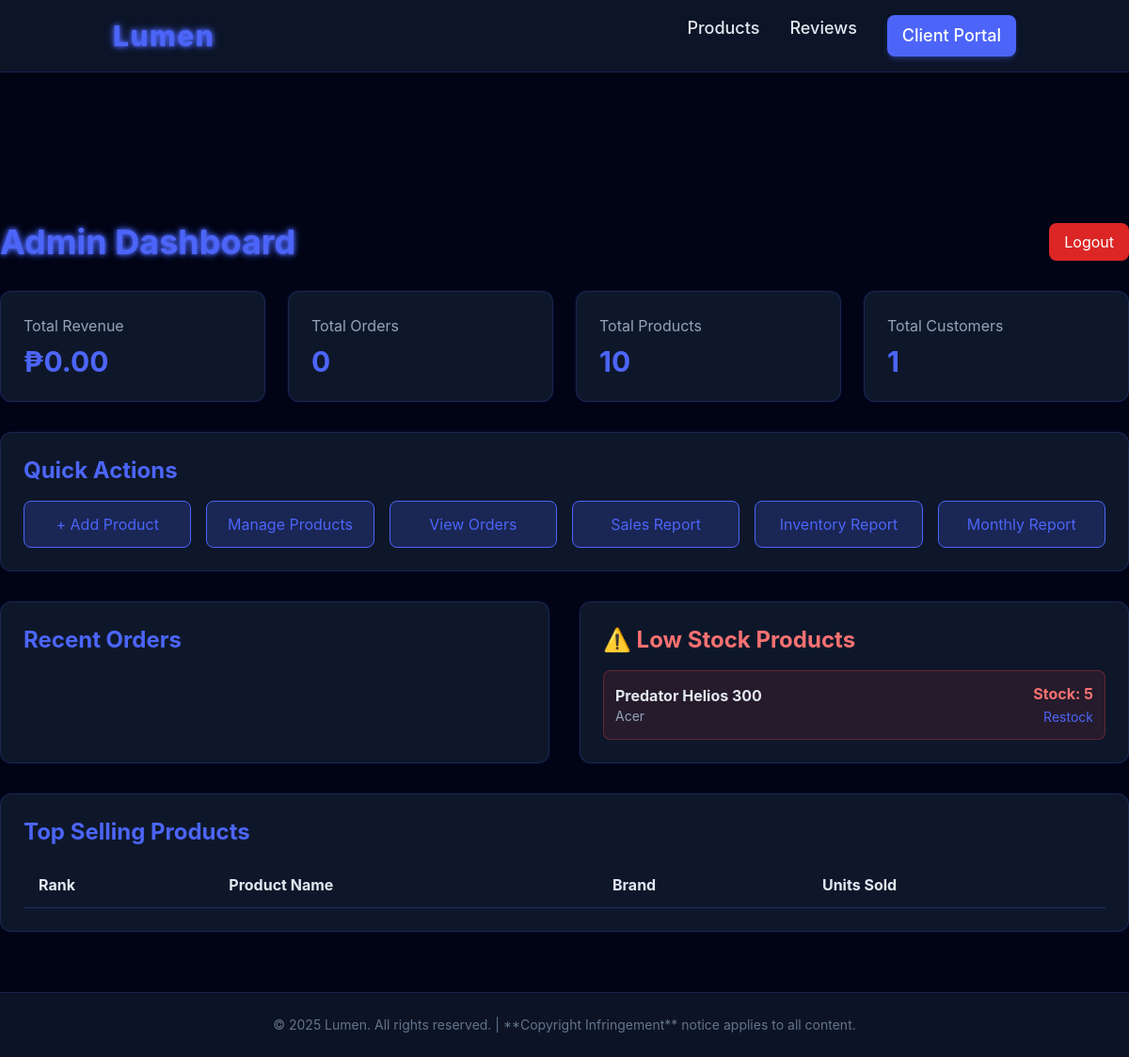
Page /admin/dashboard.php (signed in) on the committed database.
### tables this page shows
CREATE TABLE products (
    product_id INT PRIMARY KEY AUTO_INCREMENT,
    name VARCHAR(200) NOT NULL,
    brand VARCHAR(100) NOT NULL,
    price DECIMAL(10, 2) NOT NULL,
    description TEXT,
    cpu VARCHAR(100),
    ram VARCHAR(50),
    storage VARCHAR(50),
    screen_size VARCHAR(20),
    stock INT DEFAULT 0,
    image_url VARCHAR(500),
    is_active TINYINT(1) DEFAULT 1,
    created_at TIMESTAMP DEFAULT CURRENT_TIMESTAMP
);

### config.php (called while the page is built, shortened)
<?php
function formatCurrency($amount) {
    return '₱' . number_format($amount, 2);
}
?>

### admin/dashboard.php (the view, shortened to what this page needs)
<?php
require_once '../config.php';
$conn = getConnection();
$total_products = $conn->query("SELECT COUNT(*) as count FROM products WHERE is_active = 1")->fetch_assoc()['count'];
$total_orders = $conn->query("SELECT COUNT(*) as count FROM orders")->fetch_assoc()['count'];
$total_customers = $conn->query("SELECT COUNT(*) as count FROM users WHERE is_admin = 0")->fetch_assoc()['count'];
$total_revenue = $conn->query("SELECT SUM(total_amount) as total FROM orders WHERE status != 'Cancelled'")->fetch_assoc()['total'] ?? 0;
$low_stock = $conn->query("SELECT * FROM products WHERE stock <= 5 AND is_active = 1 ORDER BY stock ASC LIMIT 5");
include '../header.php';
?>
<section class="py-16">
    <div class="max-w-7xl mx-auto">
        <div class="flex justify-between items-center mb-8">
            <h1 class="text-4xl font-bold logo-glow">Admin Dashboard</h1>
            <a href="/lumen/user/logout.php" class="px-4 py-2 bg-red-600 text-white rounded-lg hover:bg-red-700 transition">
                Logout
            </a>
        </div>
        <div class="grid grid-cols-1 md:grid-cols-2 lg:grid-cols-4 gap-6 mb-8">
            <div class="futuristic-card p-6 rounded-xl">
                <p class="text-slate-400 mb-2">Total Revenue</p>
                <p class="text-3xl font-bold text-neon-blue"><?= formatCurrency($total_revenue) ?></p>
            </div>
            <div class="futuristic-card p-6 rounded-xl">
                <p class="text-slate-400 mb-2">Total Orders</p>
                <p class="text-3xl font-bold text-neon-blue"><?= $total_orders ?></p>
            </div>
            <div class="futuristic-card p-6 rounded-xl">
                <p class="text-slate-400 mb-2">Total Products</p>
                <p class="text-3xl font-bold text-neon-blue"><?= $total_products ?></p>
            </div>
            <div class="futuristic-card p-6 rounded-xl">
                <p class="text-slate-400 mb-2">Total Customers</p>
                <p class="text-3xl font-bold text-neon-blue"><?= $total_customers ?></p>
            </div>
        </div>
        <div class="futuristic-card p-6 rounded-xl mb-8">
            <h2 class="text-2xl font-bold mb-4 text-neon-blue">Quick Actions</h2>
            <div class="grid grid-cols-2 md:grid-cols-4 lg:grid-cols-6 gap-4">
                <a href="/lumen/admin/products/create.php" class="px-4 py-3 bg-neon-blue/20 border border-neon-blue text-neon-blue rounded-lg hover:bg-neon-blue hover:text-white transition text-center">
                    + Add Product
                </a>
                <a href="/lumen/admin/products/read.php" class="px-4 py-3 bg-neon-blue/20 border border-neon-blue text-neon-blue rounded-lg hover:bg-neon-blue hover:text-white transition text-center">
                    Manage Products
                </a>
                <a href="/lumen/admin/orders/read.php" class="px-4 py-3 bg-neon-blue/20 border border-neon-blue text-neon-blue rounded-lg hover:bg-neon-blue hover:text-white transition text-center">
                    View Orders
                </a>
                <a href="/lumen/admin/reports/sales.php" class="px-4 py-3 bg-neon-blue/20 border border-neon-blue text-neon-blue rounded-lg hover:bg-neon-blue hover:text-white transition text-center">
                    Sales Report
                </a>
                <a href="/lumen/admin/reports/inventory.php" class="px-4 py-3 bg-neon-blue/20 border border-neon-blue text-neon-blue rounded-lg hover:bg-neon-blue hover:text-white transition text-center">
                    Inventory Report
                </a>
                <a href="/lumen/admin/reports/monthly.php" class="px-4 py-3 bg-neon-blue/20 border border-neon-blue text-neon-blue rounded-lg hover:bg-neon-blue hover:text-white transition text-center">
                    Monthly Report
                </a>
            </div>
        </div>
        <div class="grid grid-cols-1 lg:grid-cols-2 gap-8">
            <div class="futuristic-card p-6 rounded-xl">
                <h2 class="text-2xl font-bold mb-4 text-neon-blue">Recent Orders</h2>
            </div>
            <div class="futuristic-card p-6 rounded-xl">
                <h2 class="text-2xl font-bold mb-4 text-red-400">⚠️ Low Stock Products</h2>
                <div class="space-y-3">
                    <?php if($low_stock->num_rows > 0): ?>
                        <?php while($product = $low_stock->fetch_assoc()): ?>
                            <div class="flex justify-between items-center p-3 bg-red-500/10 border border-red-500/30 rounded-lg">
                                <div>
                                    <p class="font-bold"><?= $product['name'] ?></p>
                                    <p class="text-sm text-slate-400"><?= $product['brand'] ?></p>
                                </div>
                                <div class="text-right">
                                    <p class="font-bold text-red-400">Stock: <?= $product['stock'] ?></p>
                                    <a href="/lumen/admin/products/update.php?id=<?= $product['product_id'] ?>"
                                       class="text-sm text-neon-blue hover:underline">Restock</a>
                                </div>
                            </div>
                        <?php endwhile; ?>
                    <?php else: ?>
                        <p class="text-center text-slate-400 py-4">All products are well stocked!</p>
                    <?php endif; ?>
                </div>
            </div>
        </div>
        <div class="futuristic-card p-6 rounded-xl mt-8">
            <h2 class="text-2xl font-bold mb-4 text-neon-blue">Top Selling Products</h2>
            <div class="overflow-x-auto">
                <table class="w-full">
                    <thead>
                        <tr class="border-b border-neon-blue/30">
                            <th class="text-left py-3 px-4">Rank</th>
                            <th class="text-left py-3 px-4">Product Name</th>
                            <th class="text-left py-3 px-4">Brand</th>
                            <th class="text-left py-3 px-4">Units Sold</th>
                        </tr>
                    </thead>
                </table>
            </div>
        </div>
    </div>
</section>
<?php
include '../footer.php';
?>

### design.css (style rules this page uses)
body { background-color: #010414; color: #e2e8f0; min-height: 100vh; display: flex; flex-direction: column; overflow-x: hidden; font-family: 'Inter', sans-serif; }
.futuristic-card { background-color: #0e172a; border: 1px solid rgba(76, 101, 248, 0.2); box-shadow: 0 0 5px rgba(76, 101, 248, 0.1); transition: all 0.3s ease; }
.logo-glow { color: #4c65f8; text-shadow: 0 0 4px #4c65f8, 0 0 8px #4c65f8; animation: text-glow-pulse 3s ease-in-out infinite; }

### rows in the picture
products: name "Predator Helios 300", brand "Acer", stock "5"

### other values in the picture
formatCurrency($total_revenue) "₱0.00"
$total_orders "0"
$total_products "10"
$total_customers "1"
